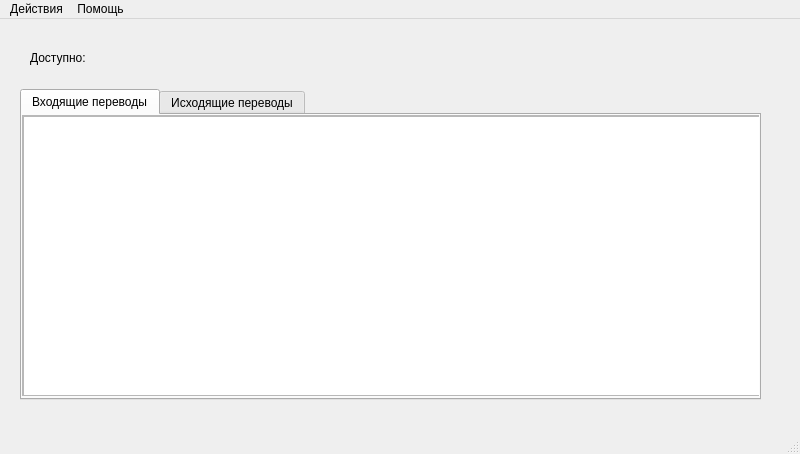
<?xml version="1.0" encoding="UTF-8"?>
<ui version="4.0">
 <class>MainWindow</class>
 <widget class="QMainWindow" name="MainWindow">
  <property name="geometry">
   <rect>
    <x>0</x>
    <y>0</y>
    <width>800</width>
    <height>454</height>
   </rect>
  </property>
  <property name="windowTitle">
   <string>Электронный кошелек</string>
  </property>
  <widget class="QWidget" name="centralwidget">
   <widget class="QTabWidget" name="tabWidget">
    <property name="geometry">
     <rect>
      <x>20</x>
      <y>70</y>
      <width>741</width>
      <height>311</height>
     </rect>
    </property>
    <property name="currentIndex">
     <number>0</number>
    </property>
    <widget class="QWidget" name="tab">
     <attribute name="title">
      <string>Входящие переводы</string>
     </attribute>
     <widget class="QScrollArea" name="scrollArea">
      <property name="geometry">
       <rect>
        <x>0</x>
        <y>0</y>
        <width>741</width>
        <height>281</height>
       </rect>
      </property>
      <property name="widgetResizable">
       <bool>true</bool>
      </property>
      <widget class="QWidget" name="scrollAreaWidgetContents_3">
       <property name="geometry">
        <rect>
         <x>0</x>
         <y>0</y>
         <width>739</width>
         <height>279</height>
        </rect>
       </property>
       <widget class="QTableWidget" name="incomeTableWidget">
        <property name="geometry">
         <rect>
          <x>0</x>
          <y>0</y>
          <width>741</width>
          <height>281</height>
         </rect>
        </property>
       </widget>
      </widget>
     </widget>
    </widget>
    <widget class="QWidget" name="tab_2">
     <attribute name="title">
      <string>Исходящие переводы</string>
     </attribute>
    </widget>
   </widget>
   <widget class="QLabel" name="label">
    <property name="geometry">
     <rect>
      <x>30</x>
      <y>30</y>
      <width>61</width>
      <height>17</height>
     </rect>
    </property>
    <property name="text">
     <string>Доступно:</string>
    </property>
   </widget>
  </widget>
  <widget class="QMenuBar" name="menubar">
   <property name="geometry">
    <rect>
     <x>0</x>
     <y>0</y>
     <width>800</width>
     <height>27</height>
    </rect>
   </property>
   <widget class="QMenu" name="menu">
    <property name="title">
     <string>Действия</string>
    </property>
    <addaction name="remit"/>
    <addaction name="import_wallet"/>
    <addaction name="export_wallet"/>
    <addaction name="exit"/>
   </widget>
   <widget class="QMenu" name="menu_2">
    <property name="title">
     <string>Помощь</string>
    </property>
    <addaction name="about"/>
   </widget>
   <addaction name="menu"/>
   <addaction name="menu_2"/>
  </widget>
  <widget class="QStatusBar" name="statusbar"/>
  <action name="export_wallet">
   <property name="text">
    <string>Экспорт...</string>
   </property>
  </action>
  <action name="remit">
   <property name="text">
    <string>Перевести средства...</string>
   </property>
  </action>
  <action name="about">
   <property name="text">
    <string>О программе...</string>
   </property>
  </action>
  <action name="exit">
   <property name="text">
    <string>Выход</string>
   </property>
  </action>
  <action name="import_wallet">
   <property name="text">
    <string>Импорт...</string>
   </property>
  </action>
 </widget>
 <resources/>
 <connections/>
</ui>
